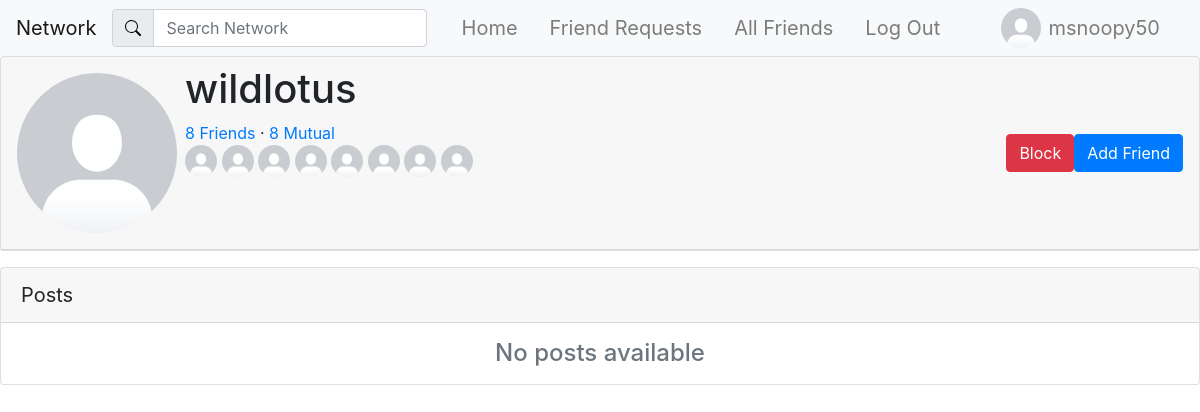
Screenshot of /profile/1 (signed in) with the database file from the repository.
### network/models.py (models this page shows)
class User(AbstractUser):
    pass

class UserProfile(models.Model):
    user = models.OneToOneField(User, primary_key=True, related_name="profile", on_delete=models.CASCADE)
    name = models.CharField(max_length=64, blank=True, null=True)
    bio = models.TextField(blank=True)
    picture = models.ImageField(blank=True, default="default_profile_image.png")
    friends = models.ManyToManyField(User, blank=True, related_name="friends")
    blocked = models.ManyToManyField(User, blank=True, related_name="blocked")

### network/views.py (the view)
# urls.py: path("profile/<int:profile_id>", views.show_profile, name="profile"),
def show_profile(request, profile_id):
    try:
        profile = UserProfile.objects.get(pk=profile_id)
        context = {
            "profile": profile,
            "posts": Post.objects.filter(author=profile).order_by('-timestamp'),
            "friend_request_available": not request.user.is_anonymous and not profile.user in request.user.profile.friends.all() and profile.user != request.user and not profile.user in request.user.profile.blocked.all(),
            "currently_friended": not request.user.is_anonymous and profile.user in request.user.profile.friends.all(),
        }
        if request.user.is_authenticated:
            context["self_in_friend_request"] = self_in_friend_request(profile.user, request.user)
            context["self_in_profile_friend_request"] = self_in_profile_friend_request(request.user, profile.user)
            if self_in_profile_friend_request(request.user, profile.user):
                friend_request = FriendRequest.objects.get(to_user=request.user, from_user=profile.user)
                context["friend_request_id"] = friend_request.id
            if request.user != profile.user:
                context["mutual_friends"] = mutual_friends(request.user.profile, profile)
                context["mutual_friends_amount"] = mutual_friends(request.user.profile, profile).count()
                if context["mutual_friends_amount"] >= 8:
                    context["limited_mutual_friends"] = limited_mutual_friends(request.user.profile, profile)
    except UserProfile.DoesNotExist:
        return JsonResponse({"error": "User matching query does not exist."})
    return render(request, "network/profile.html", context)

### network/views.py (called while the page is built)
def mutual_friends(request_user, profile):
    profile_friends = profile.friends.all()
    friends_with_profile = profile_friends.values_list('pk', flat=True)
    mutual_friends_of_request_user = request_user.friends.filter(pk__in=friends_with_profile)
    print(friends_with_profile)
    return mutual_friends_of_request_user

def limited_mutual_friends(request_user, profile):
    profile_friends = profile.friends.all()[:9]
    friends_with_profile = profile_friends.values_list('pk', flat=True)
    mutual_friends_of_request_user = request_user.friends.filter(pk__in=friends_with_profile)
    print(mutual_friends_of_request_user)
    return mutual_friends_of_request_user

def self_in_friend_request(to_user, from_user):
    try:
        FriendRequest.objects.get(to_user=to_user, from_user=from_user)
        return True
    except FriendRequest.DoesNotExist:
        return False

def self_in_profile_friend_request(to_user, from_user):
    try:
        FriendRequest.objects.get(to_user=to_user, from_user=from_user)
        return True
    except FriendRequest.DoesNotExist:
        return False

### templates/network/profile.html (shortened to what this page needs)
{% extends "network/layout.html" %} {% load static %}
{% block body %}
    {% if not request.user in profile.blocked.all and not profile.user in request.user.profile.blocked.all %}
    <div id="profile">
        <div class="card">
            <div class="card-header d-flex p-2">
                <div class="m-2">
                    <img class="profile_picture" src="{{ profile.picture.url }}" alt="Profile Picture" style="border-radius: 50%">
                </div>
                <div class="d-flex flex-column">
                    <div>
                        <h1>
                            {{ profile.user.username }}
                        </h1>
                    </div>
                    <div>
                        <div>
                            <a href="{% url 'profile_friends' profile.user.id %}">
                                {{ profile.friends.count }} Friends
                            </a>
                            {% if mutual_friends_amount != 0 and profile.user != request.user %}
                                &middot;
                                <a href="{% url 'profile_mutuals' profile.user.id %}">
                                    {{ mutual_friends_amount }} Mutual
                                </a>
                            {% endif %}
                            {% if limited_mutual_friends is None %}
                                <div>
                                    {% for mutual_friend in mutual_friends %}
                                        <a href="{% url 'profile' mutual_friend.id %}">
                                            <img src="{{ mutual_friend.profile.picture.url }}" alt="Mutual Friend Profile Picture" width="32" height="32" style="border-radius: 50%;">
                                        </a>
                                    {% endfor %}
                                </div>
                            {% else %}
                                <div>
                                    {% for mutual_friend in limited_mutual_friends %}
                                        <a href="{% url 'profile' mutual_friend.id %}">
                                            <img src="{{ mutual_friend.profile.picture.url }}" alt="Mutual Friend Profile Picture" width="32" height="32" style="border-radius: 50%;">
                                        </a>
                                    {% endfor %}
                                </div>
                            {% endif %}
                        </div>
                    </div>
                </div>
                    <div class="d-flex ml-auto align-items-center p-2">
                    </div>
                    <div class="d-flex align-items-center p-2">
                        {% if request.user != profile.user %}
                            {% if profile.user in request.user.profile.blocked.all %}
                                <button type="button" class="btn btn-danger" data-toggle="modal"
                                    data-target="#unblockModal" data-profile_id="{{ profile.user.id }}">Unblock</button>
                            {% else %}
                                <button type="button" class="btn btn-danger" data-toggle="modal"
                                    data-target="#blockModal" data-profile_id="{{ profile.user.id }}">Block</button>
                            {% endif %}
                        {% endif %}
                        {% if friend_request_available or self_in_friend_request or currently_friended or self_in_profile_friend_request %}
                            {% if currently_friended %}
                                <button type="button" class="btn btn-primary" data-toggle="modal" data-target="#myModal">Friends</button>
                            {% elif self_in_friend_request %}
                                <button type="button" class="btn btn-primary" id="cancel_friend_request_button" data-profile_id="{{ profile.user.id }}">Cancel Request</button>
                            {% else %}
                                <button type="button" class="btn btn-primary" id="send_friend_request_button" data-profile_id="{{ profile.user.id }}">Add Friend</button>
                            {% endif %}
                        {% endif %}
                    </div>
                </div>
            </div>
        </div>
    </div>
    <div class="card mt-3">
        <div class="card-header" style="font-size: 20px;">Posts</div>
        {% for post in posts %}
            {% include "network/posts.html" %}
        {% empty %}
            <div class="d-flex justify-content-center text-muted">
                <h4 class="mt-3 mb-3">No posts available</h4>
            </div>
    {% endfor %}
    </div>
    {% endif %}
{% endblock body %}

### templates/network/layout.html (shortened to what this page needs)
{% load static %}
<!DOCTYPE html>
<html lang="en">
<head>
    <link rel="stylesheet" href="https://stackpath.bootstrapcdn.com/bootstrap/4.4.1/css/bootstrap.min.css">
    <link rel="stylesheet" href="{% static 'network/css/styles.css' %}">
</head>
<body>
    <nav class="navbar navbar-expand-lg navbar-light bg-light">
        <a class="navbar-brand" href="{% url 'index' %}">Network</a>
        <form class="form-inline" action="{% url 'search_results' %}" method="get">
            <div class="input-group">
                <div class="input-group-prepend">
                    <span class="input-group-text" id="basic-addon1">
                        <img src="{% static 'network/images/search.svg' %}" alt="">
                    </span>
                </div>
                <input class="form-control mr-sm-2" type="search" placeholder="Search Network" aria-label="Search" name="q">
            </div>
        </form>
        <div class="collapse navbar-collapse" id="navbarNav">
            <ul class="navbar-nav mx-auto">
                <li class="nav-item">
                    <a class="navbar-brand nav-link" href="{% url 'index' %}">
                        Home
                    </a>
                </li>
                {% if user.is_authenticated %}
                <li class="nav-item">
                    <a class="navbar-brand nav-link" href="{% url 'friend_requests' %}">
                        Friend Requests
                    </a>
                </li>
                <li class="nav-item">
                    <a class="navbar-brand nav-link" href="{% url 'friends' %}">
                        All Friends
                    </a>
                </li>
                <li class="nav-item">
                    <a class="navbar-brand nav-link" href="{% url 'account_logout' %}">
                        Log Out
                    </a>
                </li>
                {% endif %}
            </ul>
            {% if user.is_authenticated %}
                <ul class="navbar-nav ml-auto">
                    <li class="nav-item">
                        <img src="{{ user.profile.picture.url }}" alt="Logged in Profile Picture" width="40" height="40" style="border-radius: 50%;">
                    </li>
                    <li class="nav-item">
                        <a class="nav-link navbar-brand" href="{% url 'profile' user.id %}" id="profile">{{ user.username }}</a>
                    </li>
                </ul>
            {% endif %}
        </div>
    </nav>
    <div class="body">
        {% block body %}
        {% endblock %}
</body>
</html>

### rows the page displays
User: profile.picture (placeholder picture), username "msnoopy50"
UserProfile: picture (placeholder picture), user.username "wildlotus", friends.count "8"
User: profile.picture (placeholder picture)
User: profile.picture (placeholder picture)
User: profile.picture (placeholder picture)
User: profile.picture (placeholder picture)
User: profile.picture (placeholder picture)
User: profile.picture (placeholder picture)
User: profile.picture (placeholder picture)
User: profile.picture (placeholder picture)

### other values shown
{{ mutual_friends_amount }} "8"
